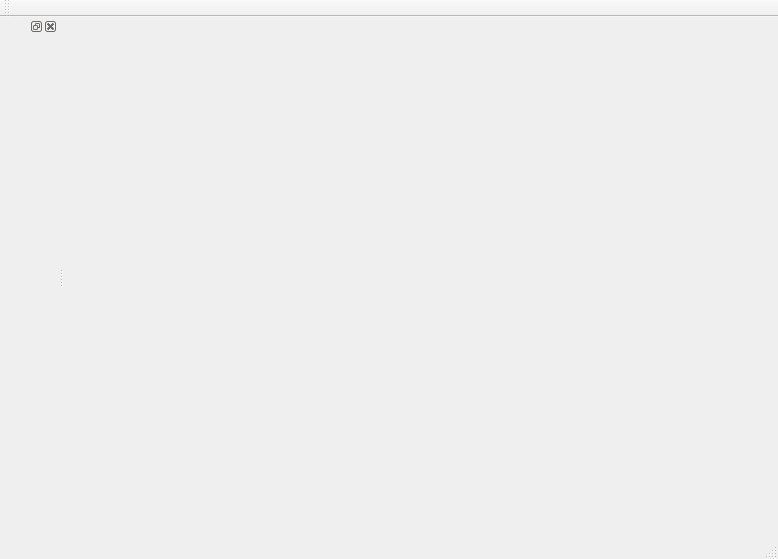
<?xml version="1.0" encoding="UTF-8"?>
<ui version="4.0">
 <class>EtriMain</class>
 <widget class="QMainWindow" name="EtriMain">
  <property name="geometry">
   <rect>
    <x>0</x>
    <y>0</y>
    <width>778</width>
    <height>559</height>
   </rect>
  </property>
  <property name="windowTitle">
   <string>EtriMain</string>
  </property>
  <widget class="QWidget" name="centralWidget">
   <layout class="QGridLayout" name="gridLayout">
    <item row="0" column="0">
     <widget class="GraphCanvas" name="widget" native="true"/>
    </item>
   </layout>
  </widget>
  <widget class="QMenuBar" name="menuBar">
   <property name="geometry">
    <rect>
     <x>0</x>
     <y>0</y>
     <width>778</width>
     <height>21</height>
    </rect>
   </property>
  </widget>
  <widget class="QToolBar" name="mainToolBar">
   <attribute name="toolBarArea">
    <enum>TopToolBarArea</enum>
   </attribute>
   <attribute name="toolBarBreak">
    <bool>false</bool>
   </attribute>
  </widget>
  <widget class="QStatusBar" name="statusBar"/>
  <widget class="QDockWidget" name="InspectorDock">
   <attribute name="dockWidgetArea">
    <number>1</number>
   </attribute>
   <widget class="QWidget" name="dockWidgetContents_2"/>
  </widget>
 </widget>
 <layoutdefault spacing="6" margin="11"/>
 <customwidgets>
  <customwidget>
   <class>GraphCanvas</class>
   <extends>QWidget</extends>
   <header>graphcanvas.h</header>
   <container>1</container>
  </customwidget>
 </customwidgets>
 <resources/>
 <connections/>
</ui>
